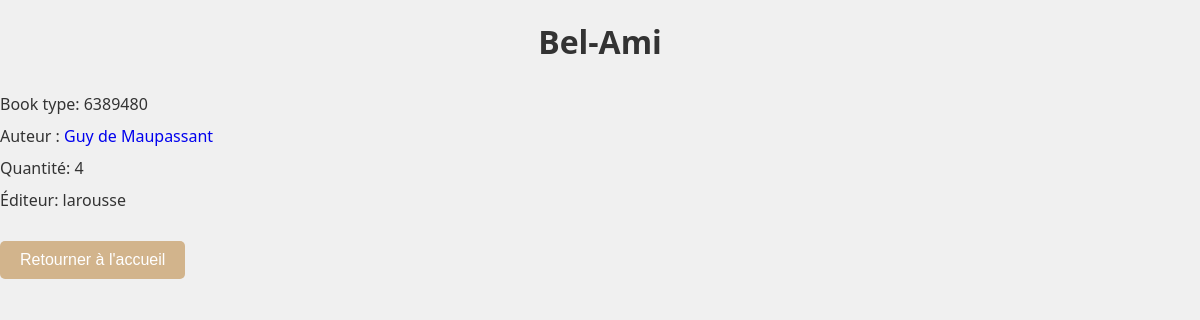
Screenshot of /detail_livre/2 with the database file from the repository.
### backoffice/models.py (models this page shows, shortened)
class Book(models.Model):
    book_id = models.AutoField(primary_key=True)
    book_name = models.CharField(max_length=255)
    book_type = models.SmallIntegerField()
    book_publisher = models.ForeignKey(Publisher, on_delete=models.CASCADE)
    book_quantite = models.SmallIntegerField()
    book_image = models.ImageField(upload_to='', null=True, blank=True)

class BookAuthor(models.Model):
    BookAuthor_author = models.ForeignKey(Author, on_delete=models.CASCADE)
    BookAuthor_book = models.ForeignKey(Book, on_delete=models.CASCADE)

class Author(models.Model):
    aut_id = models.AutoField(primary_key=True)
    aut_author = models.CharField(max_length=50)
    aut_year_born = models.SmallIntegerField()

class Publisher(models.Model):
    pub_id = models.AutoField(primary_key=True)
    pub_name = models.CharField(max_length=50)
    pub_company_name = models.CharField(max_length=255)
    pub_address = models.CharField(max_length=50)

### backoffice/views.py (the view)
# urls.py: path('detail_livre/<int:book_id>',views.detail_livre,name="detail_livre"),      # donne les détails d'un livre en fonction de son id
def detail_livre(request, book_id):
    book = get_object_or_404(Book, pk=book_id)
    is_book_reserved = False
    if request.user.is_authenticated:
        reservation = request.user.reservation_set.filter(reservation_book=book).first()
        is_book_reserved = reservation is not None
    return render(request, 'detail_livre.html', {'book': book, 'is_book_reserved': is_book_reserved})

### backoffice/templates/detail_livre.html (shortened to what this page needs)
<!DOCTYPE html>
<html lang="en">
<head>
</head>
<body>
    <h1>{{ book.book_name }}</h1>
    <ul>
        <p>Book type: {{ book.book_type }}</p>
        <p>Auteur : {% if book.bookauthor_set.exists %}<a href="{% url 'author_detail' book.bookauthor_set.first.BookAuthor_author.aut_id %}">{{ book.bookauthor_set.first.BookAuthor_author.aut_author }}</a>{% else %}Auteur inconnu{% endif %}</p>
        <p>Quantité: {{ book.book_quantite }}</p>
        <p>Éditeur: {{ book.book_publisher.pub_name }}</p>
        <a href="{% url 'home1' %}"><button>Retourner à l'accueil</button></a>
    </ul>
</body>
</html>

### backoffice/templates/detail_livre.html (style rules this page uses)
body { background-color: #f0f0f0; font-family: 'Segoe UI', Tahoma, Geneva, Verdana, sans-serif; margin: 0; padding: 0; display: flex; flex-direction: column; height: 100vh; }
h1 { color: #333; text-align: center; margin: 20px 0; }
ul { list-style-type: none; padding: 0; margin: 0; text-align: left; }
p { color: #333; margin: 10px 0; }
button { background-color: #d2b48c; color: #fff; padding: 10px 20px; border: none; border-radius: 5px; cursor: pointer; font-size: 16px; margin-top: 20px; }
a { text-decoration: none; }

### rows the page displays
Book: book_name "Bel-Ami", book_type "6389480", bookauthor_set.first.BookAuthor_author.aut_author "Guy de Maupassant", book_quantite "4", book_publisher.pub_name "larousse"
